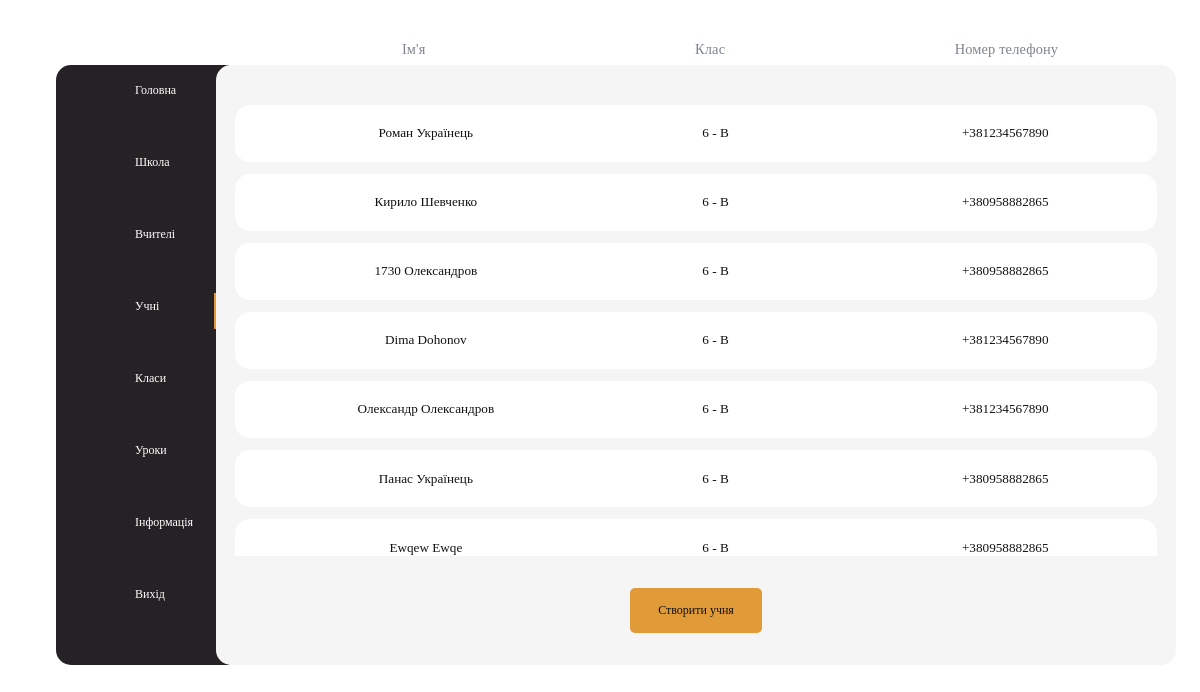
The page /school/4/students/ on the database its author committed.
### MainApp/models.py (models this page shows)
class Student(models.Model):
    name = models.CharField(max_length=255)
    surname = models.CharField(max_length=255)
    second_name = models.CharField(max_length=255)
    age = models.IntegerField()
    birthday = models.DateField()
    login = models.CharField(max_length=255)
    password = models.CharField(max_length=255)
    email = models.CharField(max_length=255)
    number_phone = models.CharField(max_length=255)
    name_parrent1 = models.CharField(max_length=255)
    name_parrent2 = models.CharField(max_length=255)
    number_phone_parrent1 = models.CharField(max_length=255)
    number_phone_parrent2 = models.CharField(max_length=255)
    adress = models.CharField(max_length=255)
    marks = models.JSONField()
    work_parrent1 = models.CharField(max_length=255)
    work_parrent2 = models.CharField(max_length=255)
    time_create = models.DateTimeField(auto_now_add = True)
    time_update = models.DateTimeField(auto_now= True)

### MainApp/views.py (the view, shortened to what this page needs)
# urls.py: path('school/<int:id_school>/students/', Students.as_view(), name = 'students'),
class Students(TemplateView):
    template_name = "MainApp/students.html"
    range_cycle = 0
    error_text = None
    def dispatch(self, request, id_school):
        id_student_for_parents_form = False
        tmp = buttons_menu(request, id_school)
        if tmp != None:
            return redirect(tmp)
        make = False
        self.range_cycle = []
        school = School.objects.get(pk = id_school)
        teacher_range = school.teachers['teachers']
        range_clases = school.clases['clases']
        for i in range_clases:
            for j in i['students']:
                self.range_cycle.append({'student':Student.objects.get(pk = j), 'class': i})
        return render(request, self.template_name,
                    context= {'school': school,
                            'range': self.range_cycle, 'teacher_range':teacher_range,
                            'error': self.error_text, 'make':make,'select_menu': 3,
                            'clases':range_clases,
                            'id_student_for_parents_form':id_student_for_parents_form})

### MainApp/templates/MainApp/students.html (shortened to what this page needs)
{% extends 'MainApp/base.html' %}
{% block content %}
<main class='base_main'>
    <ul class="ul_named">
        <li class="li_named">
            <h3 class="h3_named">
                Ім'я
            </h3>
        </li>
        <li class="li_named">
            <h3 class="h3_named">
                Клас
            </h3>
        </li>
        <li class="li_named">
            <h3 class="h3_named">
                Номер телефону
            </h3>
        </li>
    </ul>
    <div class="div_schools">
        <ul class='ul_schools'>
            {% for i in range %}
            <li class="li_schools">
                <form action="" class="form_school" method="POST">
                        <button name='id'  value="{{i.student.id}}" class='button_schools'>
                            <ul class='ul_school'>
                                <li class="li_school">
                                    {{i.student.name}} {{i.student.surname}}
                                </li>
                                <li class="li_school">
                                    {{i.class.rank}} - {{i.class.name}}
                                </li>
                                <li class="li_school">
                                    +38{{i.student.number_phone}}
                                </li>
                            </ul>
                        </button>
                        <div class="disable_error">Переглянути</div>
                </form>
            </li>
            {% endfor %}
        </ul>
    </div>
    <p class="p_make_school">
        <form action="" method="POST">
            <button  class="button_make_school" name='make' value="1">Створити учня</button>
        </form>
    </p>
</main>
{% endblock %}

### MainApp/static/base.css (style rules this page uses)
body { overflow: hidden; }
.base_main { position: absolute; display: flex; justify-content: center; flex-direction: column; text-align: center; width: 80vw; height: 50vw; left: 18vw; top: 5.4vw; background: #F5F5F5; border-radius: 15px; }

### MainApp/static/schools.css (style rules this page uses)
.ul_named { list-style-type: none; position: absolute; width: 78.4vw; margin: 0; top: -3vw; margin-left: 0.8vw; display: flex; }
.li_named { width: 31.5%; }
.h3_named { font-family: 'Gilroy'; font-style: normal; font-weight: 500; font-size: 1.2vw; line-height: 1vw; text-align: center; letter-spacing: 0.01em; color: #7E858E; }
.div_schools { overflow-y:auto ; position: relative; margin-left: 1%; width: 78.4vw; height: 85%; }
.ul_schools { position: relative; list-style-type: none; padding-top: 1vw; width: 98%; height: 100%; padding-left: 1%; }
.li_schools { position: relative; width: 100%; height: 4.76vw; margin-top: 1vw; margin-bottom: 1vw; }
.form_school { position: relative; width: 100%; height: 100%; }
.button_schools { position: relative; width: 100%; height: 100%; background: #FFFFFF; border-radius: 15px; border: 0; }
.disable_error { width: 10vw; height: 2vw; position: absolute; left: 33vw; top: 1.7vw; text-align: center; color: transparent; font-family: 'Gilroy'; font-style: normal; font-weight: 600; font-size: 1.2vw; line-height: 1vw; }
.ul_school { list-style-type: none; display: flex; }
.li_school { position: relative; width: 33.3%; text-align: center; font-family: 'Gilroy'; font-style: normal; font-weight: 500; font-size: 1.1vw; line-height: 1.4vw; text-transform: capitalize; color: #121212; }
.button_make_school { box-sizing: border-box; text-align: center; border: 0; gap: 20px; position: relative; width: 11vw; height: 3.7vw; background: #E19A38; border-radius: 5px; font-family: 'Gilroy'; font-style: normal; font-weight: 500; font-size: 1vw; line-height: 1.25vw; color: #121212; flex: none; order: 0; flex-grow: 0; }

### MainApp/static/school.css (style rules this page uses)
.base_main { justify-content: unset; }

### rows shown on the page
Student: {{ i.student.id }} 14 (drawn), student.name "Роман", student.surname "Українець", class.rank "6", class.name "B", student.number_phone "1234567890"
Student: {{ i.student.id }} 15 (drawn), student.name "Кирило", student.surname "Шевченко", class.rank "6", class.name "B", student.number_phone "0958882865"
Student: {{ i.student.id }} 18 (drawn), student.name "1730", student.surname "Олександров", class.rank "6", class.name "B", student.number_phone "0958882865"
Student: {{ i.student.id }} 19 (drawn), student.name "Dima", student.surname "Dohonov", class.rank "6", class.name "B", student.number_phone "1234567890"
Student: {{ i.student.id }} 20 (drawn), student.name "Олександр", student.surname "Олександров", class.rank "6", class.name "B", student.number_phone "1234567890"
Student: {{ i.student.id }} 21 (drawn), student.name "Панас", student.surname "Українець", class.rank "6", class.name "B", student.number_phone "0958882865"
Student: {{ i.student.id }} 22 (drawn), student.name "Ewqew", student.surname "Ewqe", class.rank "6", class.name "B", student.number_phone "0958882865"
